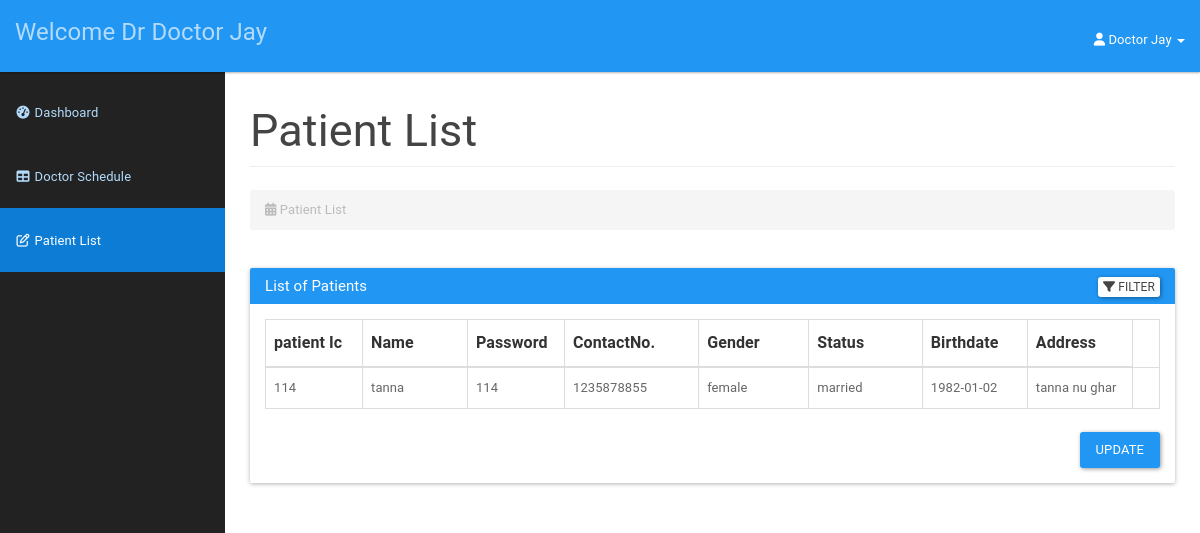
The app's page /doctor/patientlist.php (signed in) with its own data.
### tables this page shows
CREATE TABLE `doctor` (
  `icDoctor` bigint(12) NOT NULL,
  `password` varchar(20) NOT NULL,
  `doctorId` int(3) NOT NULL,
  `doctorFirstName` varchar(50) NOT NULL,
  `doctorLastName` varchar(50) NOT NULL,
  `doctorAddress` varchar(100) NOT NULL,
  `doctorPhone` varchar(15) NOT NULL,
  `doctorEmail` varchar(20) NOT NULL,
  `doctorDOB` date NOT NULL
);

CREATE TABLE `patient` (
  `icPatient` bigint(12) NOT NULL,
  `password` varchar(20) NOT NULL,
  `patientFirstName` varchar(20) NOT NULL,
  `patientLastName` varchar(20) NOT NULL,
  `patientMaritialStatus` varchar(10) NOT NULL,
  `patientDOB` date NOT NULL,
  `patientGender` varchar(10) NOT NULL,
  `patientAddress` varchar(100) NOT NULL,
  `patientPhone` varchar(15) NOT NULL,
  `patientEmail` varchar(100) NOT NULL
);

### doctor/patientlist.php (the view, shortened to what this page needs)
<?php
include_once '../assets/conn/dbconnect.php';
$usersession = $_SESSION['doctorSession'];
$res=mysqli_query($con,"SELECT * FROM doctor WHERE doctorId=".$usersession);
$userRow=mysqli_fetch_array($res,MYSQLI_ASSOC);
?>
<!DOCTYPE html>
<html lang="en">
    <head>
        <link href="assets/css/material.css" rel="stylesheet">
        <link href="assets/css/sb-admin.css" rel="stylesheet">
        <link href="assets/css/time/bootstrap-clockpicker.css" rel="stylesheet">
        <link href="assets/css/style.css" rel="stylesheet">
        <link href="assets/font-awesome/css/font-awesome.css" rel="stylesheet">
    </head>
    <body>
        <div id="wrapper">
            <nav class="navbar navbar-inverse navbar-fixed-top" role="navigation">
                <div class="navbar-header">
                    <a class="navbar-brand" href="doctordashboard.php">Welcome Dr <?php echo $userRow['doctorFirstName'];?> <?php echo $userRow['doctorLastName'];?></a>
                </div>
                <ul class="nav navbar-right top-nav">
                    <li class="dropdown">
                        <a href="#" class="dropdown-toggle" data-toggle="dropdown"><i class="fa fa-user"></i> <?php echo $userRow['doctorFirstName']; ?> <?php echo $userRow['doctorLastName']; ?><b class="caret"></b></a>
                    </li>
                </ul>
                <div class="collapse navbar-collapse navbar-ex1-collapse">
                    <ul class="nav navbar-nav side-nav">
                         <li>
                            <a href="doctordashboard.php"><i class="fa fa-fw fa-dashboard"></i> Dashboard</a>
                        </li>
                        <li>
                            <a href="addschedule.php"><i class="fa fa-fw fa-table"></i> Doctor Schedule</a>
                        </li>
                        <li class="active">
                            <a href="patientlist.php"><i class="fa fa-fw fa-edit"></i> Patient List</a>
                        </li>
                    </ul>
                </div>
            </nav>
            <div id="page-wrapper">
                <div class="container-fluid">
                    <div class="row">
                        <div class="col-lg-12">
                            <h2 class="page-header">
                            Patient List
                            </h2>
                            <ol class="breadcrumb">
                                <li class="active">
                                    <i class="fa fa-calendar"></i> Patient List
                                </li>
                            </ol>
                        </div>
                    </div>
                    <div class="panel panel-primary filterable">
                        <div class="panel-heading">
                            <h3 class="panel-title">List of Patients</h3>
                            <div class="pull-right">
                            <button class="btn btn-default btn-xs btn-filter"><span class="fa fa-filter"></span> Filter</button>
                        </div>
                        </div>
                        <div class="panel-body">
                        <table class="table table-hover table-bordered">
                            <thead>
                                <tr class="filters">
                                    <th><input type="text" class="form-control" placeholder="patient Ic" disabled></th>
                                    <th><input type="text" class="form-control" placeholder="Name" disabled></th>
                                    <th><input type="text" class="form-control" placeholder="Password" disabled></th>
                                    <th><input type="text" class="form-control" placeholder="ContactNo." disabled></th>
                                    <th><input type="text" class="form-control" placeholder="Gender" disabled></th>
                                    <th><input type="text" class="form-control" placeholder="Status" disabled></th>
                                    <th><input type="text" class="form-control" placeholder="Birthdate" disabled></th>
                                    <th><input type="text" class="form-control" placeholder="Address" disabled></th>
                                </tr>
                            </thead>
                            <?php
                            $result=mysqli_query($con,"SELECT * FROM patient");
                            while ($patientRow=mysqli_fetch_array($result)) {
                                echo "<tbody>";
                                echo "<tr>";
                                    echo "<td>" . $patientRow['icPatient'] . "</td>";
                                    echo "<td>" . $patientRow['patientLastName'] . "</td>";
                                    echo "<td>" . $patientRow['password'] . "</td>";
                                    echo "<td>" . $patientRow['patientPhone'] . "</td>";
                                    echo "<td>" . $patientRow['patientGender'] . "</td>";
                                    echo "<td>" . $patientRow['patientMaritialStatus'] . "</td>";
                                    echo "<td>" . $patientRow['patientDOB'] . "</td>";
                                    echo "<td>" . $patientRow['patientAddress'] . "</td>";
                                    echo "<form method='POST'>";
                                    echo "<td class='text-center'><a href='#' id='".$patientRow['icPatient']."' class='delete'><span class='glyphicon glyphicon-trash' aria-hidden='true'></span></a>
                            </td>";
                            }
                                echo "</tr>";
                           echo "</tbody>";
                       echo "</table>";
                       echo "<div class='panel panel-default'>";
                       echo "<div class='col-md-offset-3 pull-right'>";
                       echo "<button class='btn btn-primary' type='submit' value='Submit' name='submit'>Update</button>";
                        echo "</div>";
                        echo "</div>";
                        ?>
                        </div>
                    </div>
                </div>
            </div>
    </body>
</html>

### doctor/assets/css/sb-admin.css (style rules this page uses)
body { margin-top: 100px; background-color: #222; }
@media (min-width:768px) { body { margin-top: 50px; } }
#wrapper { padding-left: 0; }
#page-wrapper { min-height: 900px !important; width: 100%; padding: 0; background-color: #fff; }
@media (min-width:768px) { #wrapper { padding-left: 225px; } }
@media (min-width:768px) { #page-wrapper { padding: 10px; } }
.top-nav { padding: 0 15px; }
.top-nav>li { display: inline-block; float: left; }
.top-nav>li>a { padding-top: 17px; padding-bottom: 10px; line-height: 45px; color: white; }
@media (min-width:768px) { .side-nav { position: fixed; top: 80px; left: 225px; width: 225px; margin-left: -225px; border: none; border-radius: 0; overflow-y: auto; background-color: #222; bottom: 0; overflow-x: hidden; padding-bottom: 40px; } }
@media (min-width:768px) { .side-nav>li>a { width: 225px; } }

### doctor/assets/css/style.css (style rules this page uses)
.filterable { margin-top: 15px; }
.filterable .panel-heading .pull-right { margin-top: -20px; }
.filterable .filters input[disabled] { background-color: transparent; border: none; cursor: auto; box-shadow: none; padding: 0; height: auto; }

### records on screen
doctor: doctorFirstName "Doctor", doctorLastName "Jay"
patient: icPatient "114", patientLastName "tanna", password "114", patientPhone "1235878855", patientGender "female", patientMaritialStatus "married", patientDOB "1982-01-02", patientAddress "tanna nu ghar"
